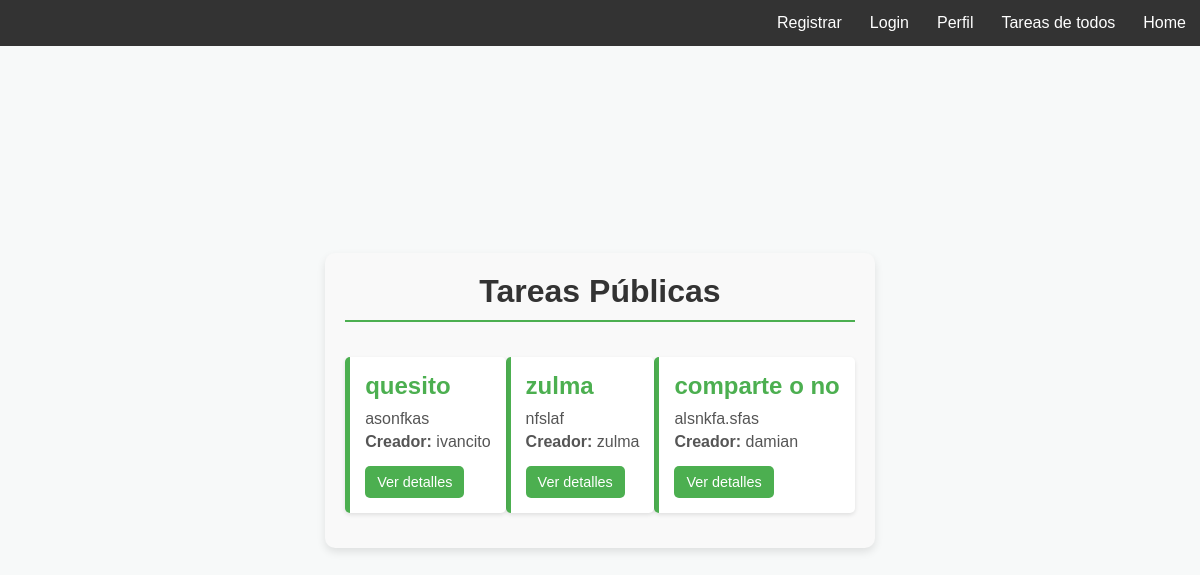
The page /tasks/all/ on the database as committed earlier.
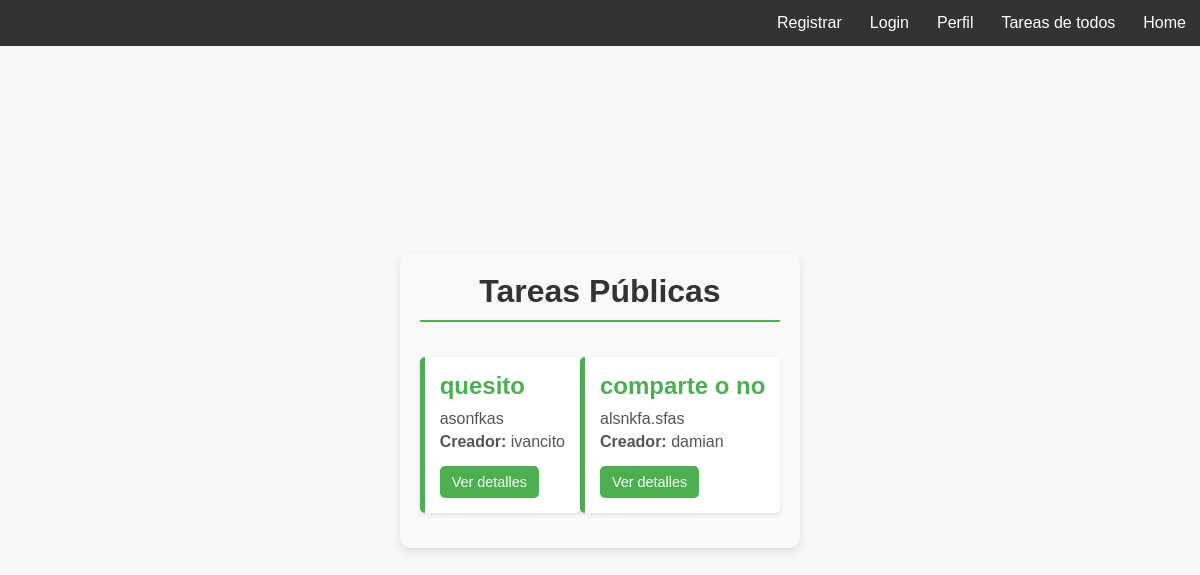
The same page on the database as committed later.
### task/models.py (models this page shows, shortened)
class Task(models.Model):
    title = models.CharField(max_length=200)
    description = models.TextField(blank=True)
    created = models.DateTimeField(auto_now_add=True)
    date_completed = models.DateTimeField(null=True, blank=True)
    important = models.BooleanField(default=False)
    user = models.ForeignKey(User, on_delete=models.CASCADE)
    banner_color = models.CharField(max_length=7, default='#000000')
    category = models.ForeignKey(TaskCategory, on_delete=models.CASCADE, null=True, blank=True)
    tags = models.ManyToManyField(TaskTag, blank=True)
    status = models.ForeignKey(TaskStatus, on_delete=models.CASCADE, default=1)
    priority = models.ForeignKey(TaskPriority, on_delete=models.CASCADE, default=1)
    is_personal = models.BooleanField(default=False)

### task/views.py (the view)
# urls.py: path('tasks/all/', views.tareatodos, name='tareatodos'),
def tareatodos(request):
    tareas = Task.objects.filter(is_personal=False)
    return render(request, 'taskall.html', {'tasks': tareas})

### task/templates/taskall.html (shortened to what this page needs)
{% extends 'base.html' %}
{% block content %}
<div class="container">
    <h1 class="title">Tareas Públicas</h1>
    {% if tasks %}
        <ul class="task-list">
            {% for task in tasks %}
                <li class="task-item">
                    <h3>{{ task.title }}</h3>
                    <p>{{ task.description }}</p>
                    <p><strong>Creador:</strong> {{ task.user.username|default:"Anónimo" }}</p>
                    <a href="{% url 'task_details' task.id %}">Ver detalles</a>
                </li>
            {% endfor %}
        </ul>
    {% else %}
        <p>No hay tareas públicas disponibles.</p>
    {% endif %}
</div>
{% endblock %}

Rows that differ between the two databases and show on the page:
removed Task: title "zulma", description "nfslaf", user.username "zulma"
